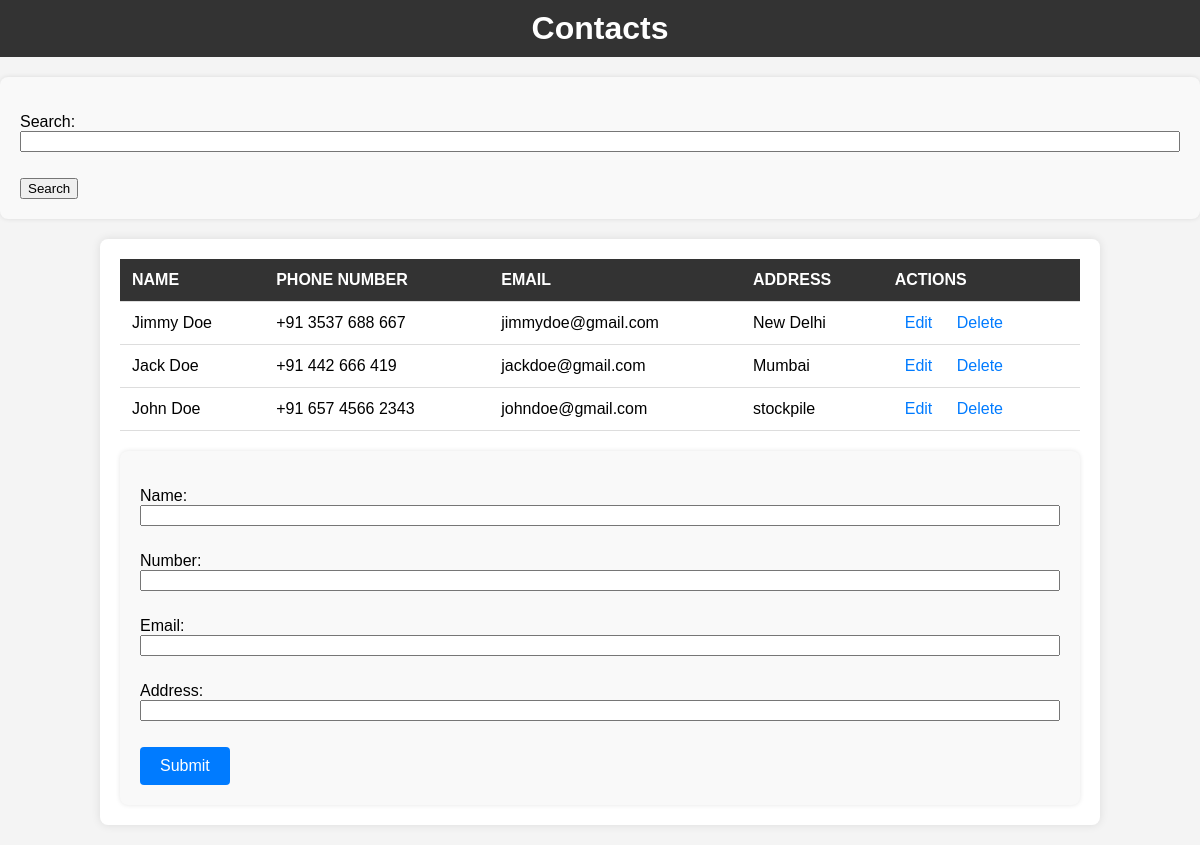
The page / on the database its author committed.
### myapp/models.py (models this page shows, shortened)
class Contact(models.Model):
    name = models.CharField(max_length=50)
    number = models.CharField(max_length=20)
    email = models.EmailField()
    address = models.CharField(max_length=200,null=True,blank=True)

### myapp/views.py (the view)
# urls.py: path('', views.create_display_contacts, name='display_contacts'),
def create_display_contacts(request):
    contacts = Contact.objects.all()
    search_form = SearchForm()
    form = ContactForm()
    results = []
    back = False
    if "query" in request.GET:
        search_form = SearchForm(request.GET)
        if search_form.is_valid():
            query = search_form.cleaned_data["query"]
            results = Contact.objects.filter(name__icontains=query) | Contact.objects.filter(number__icontains=query)
            back = True
    if request.method == "POST":
        form = ContactForm(request.POST)
        if form.is_valid():
            form.save()
            return redirect("/")
    context = {
        "contacts": contacts,
        "search": search_form,
        "results": results,
        "back": back,
        "form": form,
    }
    return render(request, "contacts.html", context)

### myapp/forms.py
class SearchForm(forms.Form):
    query = forms.CharField(label="Search",max_length=100)

class ContactForm(ModelForm):
    class Meta:
        model = Contact
        fields = ("name","number","email","address",)

### myapp/templates/contacts.html (shortened to what this page needs)
<!DOCTYPE html>
<html lang="en">
<head>
</head>
<body>
    <h1>Contacts</h1>
    <form method="GET" >
        {{ search.as_p }}
        <button type="submit">Search</button>
    </form>
    <div class="container">
        <table>
            <thead>
                <tr>
                    <th>NAME</th>
                    <th>PHONE NUMBER</th>
                    <th>EMAIL</th>
                    <th>ADDRESS</th>
                    <th>ACTIONS</th>
                </tr>
            </thead>
            <tbody>
                    {% for searchedcontact in results %}
                        <tr>
                            <td>{{ searchedcontact.name }}</td>
                            <td>{{ searchedcontact.number }}</td>
                            <td>{{ searchedcontact.email }}</td>
                            <td>{{ searchedcontact.address }}</td>
                            <td>
                                <a href="{% url 'update_contact' searchedcontact.id %}">Edit</a>
                                <a href="{% url 'delete_contact' searchedcontact.id %}" onclick="return confirm('Are you sure you want to delete this contact?');">Delete</a>
                            </td>
                        </tr>
                        {% empty %}
                        {% for contact in contacts %}
                            <tr>
                                <td>{{ contact.name }}</td>
                                <td>{{ contact.number }}</td>
                                <td>{{ contact.email }}</td>
                                <td>{{ contact.address }}</td>
                                <td>
                                    <a href="{% url 'update_contact' contact.id %}">Edit</a>
                                    <a href="{% url 'delete_contact' contact.id %}" onclick="return confirm('Are you sure you want to delete this contact?');">Delete</a>
                                </td>
                            </tr>
                            {% endfor %}
                            {% endfor %}
                        </tbody>
                    </table>
            <form action="" method="POST">
                {{ form.as_p }}
                <input type="submit" value="Submit">
            </form>
        </div>
</body>
</html>

### myapp/templates/contacts.html (style rules this page uses)
body { font-family: Arial, sans-serif; margin: 0; padding: 0; background-color: #f4f4f4; }
h1 { background-color: #333; color: #fff; padding: 10px 20px; text-align: center; margin: 0; }
.container { width: 80%; margin: 20px auto; padding: 20px; background: #fff; border-radius: 8px; box-shadow: 0 0 10px rgba(0, 0, 0, 0.1); }
table { width: 100%; border-collapse: collapse; margin-bottom: 20px; }
thead { background-color: #333; color: #fff; }
th, td { padding: 12px; text-align: left; border-bottom: 1px solid #ddd; }
a { color: #007bff; text-decoration: none; margin: 0 10px; }
form { margin-top: 20px; padding: 20px; background: #f9f9f9; border-radius: 8px; box-shadow: 0 0 5px rgba(0, 0, 0, 0.1); }
form input[type="text"], form input[type="email"], form input[type="number"], form textarea { width: 100%; box-sizing: border-box; margin-bottom: 10px; }
form input[type="submit"] { background-color: #007bff; color: #fff; border: none; padding: 10px 20px; border-radius: 4px; cursor: pointer; font-size: 16px; }

### rows shown on the page
Contact: name "Jimmy Doe", number "+91 3537 688 667", email "jimmydoe@gmail.com", address "New Delhi"
Contact: name "Jack Doe", number "+91 442 666 419", email "jackdoe@gmail.com", address "Mumbai"
Contact: name "John Doe", number "+91 657 4566 2343", email "johndoe@gmail.com", address "stockpile"
